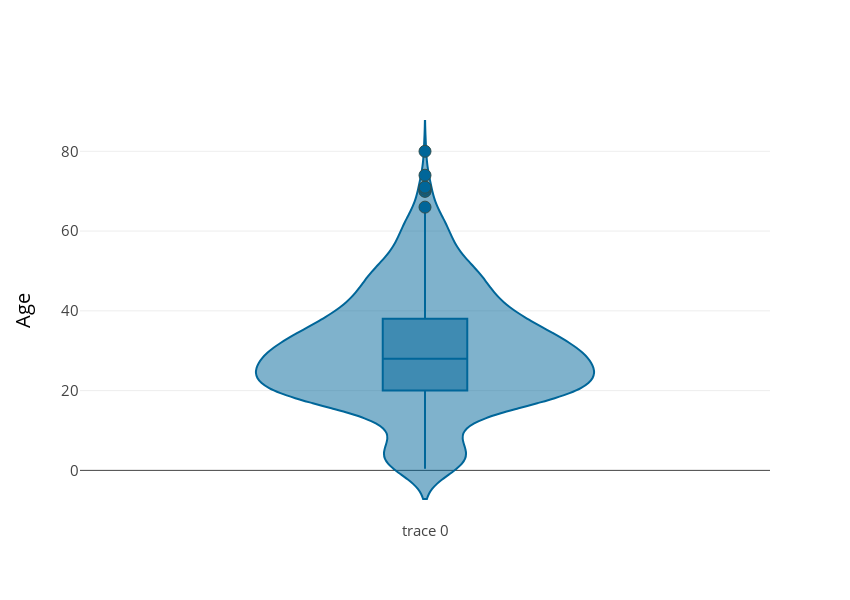

Notebook code cell kept with this figure:
### Code cell
fig2 = go.Figure()

fig2.add_trace(go.Violin(y=df['Age'],box_visible=True))
fig2.update_traces(marker=dict(size=12,line=dict(width=1,color='DarkSlateGrey',)),hoverinfo="x+y")
fig2.update_layout(hovermode="closest", height=600, width=850, template='none',

    title = {'text': ""}, titlefont={"size": 25,'color':'black'},
    yaxis={'tickfont':{"size": 15}},xaxis={'tickfont':{"size": 15}},colorway=['#006699',"#c17607",]
)
fig2.update_yaxes(title_text = "Age", title_font = {"size": 20,'color':'black'})
fig2.show()

### Figure 1 — Plotly figure (JSON) as saved in the notebook; plotly's stock layout.template omitted (floating-point values rounded to 4 significant figures; data arrays with more than 128 entries replaced by an {"elided": "..."} marker saying what was removed)
{"data": [{"box": {"visible": true}, "hoverinfo": "x+y", "marker": {"line": {"color": "DarkSlateGrey", "width": 1}, "size": 12}, "type": "violin", "y": {"elided": "891 float values"}}], "layout": {"colorway": ["#006699", "#c17607"], "height": 600, "hovermode": "closest", "title": {"font": {"color": "black", "size": 25}, "text": ""}, "width": 850, "xaxis": {"tickfont": {"size": 15}}, "yaxis": {"tickfont": {"size": 15}, "title": {"font": {"color": "black", "size": 20}, "text": "Age"}}}}
